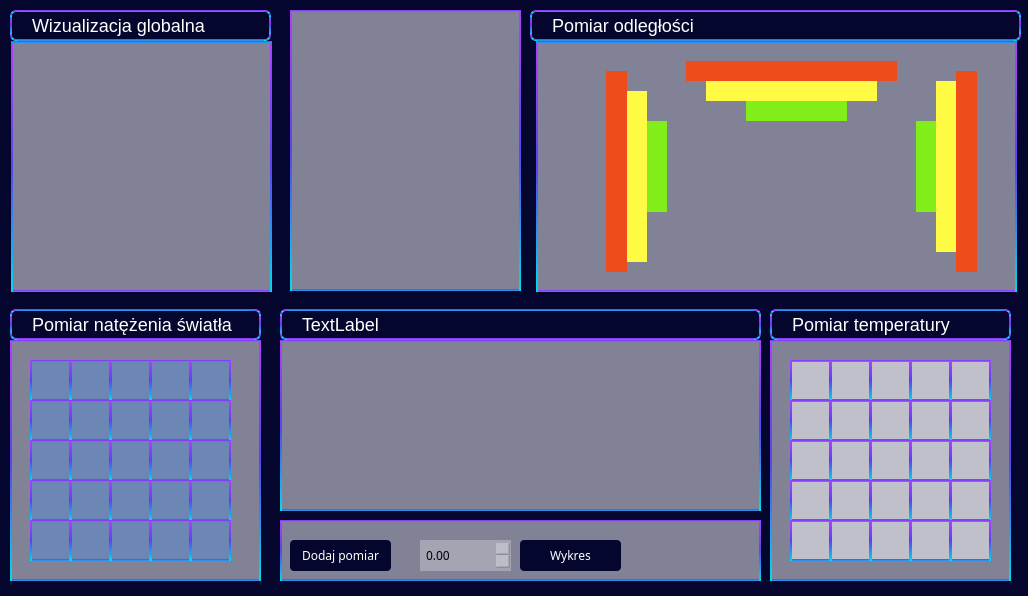
 <widget class="QWidget" name="NewWindow">
  <property name="geometry">
   <rect>
    <x>0</x>
    <y>0</y>
    <width>1028</width>
    <height>596</height>
   </rect>
  </property>
  <property name="windowTitle">
   <string>Form</string>
  </property>
  <property name="styleSheet">
   <string notr="true">background-color:  rgb(5, 6, 45);</string>
  </property>
  <widget class="QGroupBox" name="groupBox">
   <property name="geometry">
    <rect>
     <x>11</x>
     <y>41</y>
     <width>261</width>
     <height>251</height>
    </rect>
   </property>
   <property name="styleSheet">
    <string notr="true">background-color: rgba(255, 255, 255, 0.5);
  border: 2px solid qlineargradient(spread:pad, x1:0.5, y1:0, x2:0.5, y2:1, stop:0 rgba(175, 64, 255, 255), stop:0.5 rgba(91, 66, 243, 255), stop:1 rgba(0, 221, 235, 255));
  color: black;
  font-family: Phantomsans, sans-serif;
  text-decoration: none;
</string>
   </property>
   <property name="title">
    <string/>
   </property>
   <widget class="QLabel" name="labelCompass">
    <property name="geometry">
     <rect>
      <x>40</x>
      <y>50</y>
      <width>181</width>
      <height>171</height>
     </rect>
    </property>
    <property name="styleSheet">
     <string notr="true">border: none;
background: none;</string>
    </property>
    <property name="text">
     <string/>
    </property>
   </widget>
   <widget class="QLabel" name="labelArrow">
    <property name="geometry">
     <rect>
      <x>120</x>
      <y>70</y>
      <width>16</width>
      <height>51</height>
     </rect>
    </property>
    <property name="styleSheet">
     <string notr="true">border:none;
background: none;</string>
    </property>
    <property name="text">
     <string/>
    </property>
   </widget>
  </widget>
  <widget class="QGroupBox" name="groupBoxDistance">
   <property name="geometry">
    <rect>
     <x>536</x>
     <y>41</y>
     <width>481</width>
     <height>251</height>
    </rect>
   </property>
   <property name="styleSheet">
    <string notr="true">background-color: rgba(255, 255, 255, 0.5);
  border: 2px solid qlineargradient(spread:pad, x1:0.5, y1:0, x2:0.5, y2:1, stop:0 rgba(175, 64, 255, 255), stop:0.5 rgba(91, 66, 243, 255), stop:1 rgba(0, 221, 235, 255));
  color: black;
  font-family: Phantomsans, sans-serif;
  text-decoration: none;</string>
   </property>
   <property name="title">
    <string/>
   </property>
   <widget class="QLabel" name="greenPic1">
    <property name="geometry">
     <rect>
      <x>110</x>
      <y>80</y>
      <width>21</width>
      <height>91</height>
     </rect>
    </property>
    <property name="styleSheet">
     <string notr="true"> background-color:  #81ee1a;
border: none;
</string>
    </property>
    <property name="text">
     <string/>
    </property>
   </widget>
   <widget class="QLabel" name="greenPic3">
    <property name="geometry">
     <rect>
      <x>380</x>
      <y>80</y>
      <width>21</width>
      <height>91</height>
     </rect>
    </property>
    <property name="styleSheet">
     <string notr="true"> background-color:  #81ee1a;
border: none;
</string>
    </property>
    <property name="text">
     <string/>
    </property>
   </widget>
   <widget class="QLabel" name="yellowPic1">
    <property name="geometry">
     <rect>
      <x>90</x>
      <y>50</y>
      <width>21</width>
      <height>171</height>
     </rect>
    </property>
    <property name="styleSheet">
     <string notr="true"> background-color:  #fffa44;
border: none;
</string>
    </property>
    <property name="text">
     <string/>
    </property>
   </widget>
   <widget class="QLabel" name="yellowPic2">
    <property name="geometry">
     <rect>
      <x>170</x>
      <y>40</y>
      <width>171</width>
      <height>20</height>
     </rect>
    </property>
    <property name="styleSheet">
     <string notr="true"> background-color:  #fffa44;
border: none;
</string>
    </property>
    <property name="text">
     <string/>
    </property>
   </widget>
   <widget class="QLabel" name="yellowPic3">
    <property name="geometry">
     <rect>
      <x>400</x>
      <y>40</y>
      <width>21</width>
      <height>171</height>
     </rect>
    </property>
    <property name="styleSheet">
     <string notr="true"> background-color:  #fffa44;
border: none;</string>
    </property>
    <property name="text">
     <string/>
    </property>
   </widget>
   <widget class="QLabel" name="redPic2">
    <property name="geometry">
     <rect>
      <x>150</x>
      <y>20</y>
      <width>211</width>
      <height>20</height>
     </rect>
    </property>
    <property name="styleSheet">
     <string notr="true"> background-color:  #ee4c1a;
border: none;</string>
    </property>
    <property name="text">
     <string/>
    </property>
   </widget>
   <widget class="QLabel" name="redPic1">
    <property name="geometry">
     <rect>
      <x>70</x>
      <y>30</y>
      <width>21</width>
      <height>201</height>
     </rect>
    </property>
    <property name="styleSheet">
     <string notr="true"> background-color:  #ee4c1a;
border: none;
</string>
    </property>
    <property name="text">
     <string/>
    </property>
   </widget>
   <widget class="QLabel" name="redPic3">
    <property name="geometry">
     <rect>
      <x>420</x>
      <y>30</y>
      <width>21</width>
      <height>201</height>
     </rect>
    </property>
    <property name="styleSheet">
     <string notr="true"> background-color:  #ee4c1a;
border: none;</string>
    </property>
    <property name="text">
     <string/>
    </property>
   </widget>
   <widget class="QLabel" name="greenPic2">
    <property name="geometry">
     <rect>
      <x>210</x>
      <y>60</y>
      <width>101</width>
      <height>20</height>
     </rect>
    </property>
    <property name="styleSheet">
     <string notr="true"> background-color:  #81ee1a;
border: none;
</string>
    </property>
    <property name="text">
     <string/>
    </property>
   </widget>
   <widget class="QLabel" name="triangleLabel">
    <property name="geometry">
     <rect>
      <x>210</x>
      <y>130</y>
      <width>131</width>
      <height>91</height>
     </rect>
    </property>
    <property name="styleSheet">
     <string notr="true">background: none;
border: none;</string>
    </property>
    <property name="text">
     <string/>
    </property>
   </widget>
  </widget>
  <widget class="QGroupBox" name="lightBox">
   <property name="geometry">
    <rect>
     <x>10</x>
     <y>340</y>
     <width>251</width>
     <height>241</height>
    </rect>
   </property>
   <property name="styleSheet">
    <string notr="true">background-color: rgba(255, 255, 255, 0.5);
  border: 2px solid qlineargradient(spread:pad, x1:0.5, y1:0, x2:0.5, y2:1, stop:0 rgba(175, 64, 255, 255), stop:0.5 rgba(91, 66, 243, 255), stop:1 rgba(0, 221, 235, 255));
  color: black;
  font-family: Phantomsans, sans-serif;
  text-decoration: none;
</string>
   </property>
   <property name="title">
    <string/>
   </property>
   <widget class="QLabel" name="label5">
    <property name="geometry">
     <rect>
      <x>180</x>
      <y>20</y>
      <width>41</width>
      <height>41</height>
     </rect>
    </property>
    <property name="styleSheet">
     <string notr="true">background-color: rgba(59, 147, 252, 0.3);</string>
    </property>
    <property name="text">
     <string/>
    </property>
   </widget>
   <widget class="QLabel" name="label10">
    <property name="geometry">
     <rect>
      <x>180</x>
      <y>60</y>
      <width>41</width>
      <height>41</height>
     </rect>
    </property>
    <property name="styleSheet">
     <string notr="true">background-color: rgba(59, 147, 252, 0.3);</string>
    </property>
    <property name="text">
     <string/>
    </property>
   </widget>
   <widget class="QLabel" name="label15">
    <property name="geometry">
     <rect>
      <x>180</x>
      <y>100</y>
      <width>41</width>
      <height>41</height>
     </rect>
    </property>
    <property name="styleSheet">
     <string notr="true">background-color: rgba(59, 147, 252, 0.3);</string>
    </property>
    <property name="text">
     <string/>
    </property>
   </widget>
   <widget class="QLabel" name="label20">
    <property name="geometry">
     <rect>
      <x>180</x>
      <y>140</y>
      <width>41</width>
      <height>41</height>
     </rect>
    </property>
    <property name="styleSheet">
     <string notr="true">background-color: rgba(59, 147, 252, 0.3);</string>
    </property>
    <property name="text">
     <string/>
    </property>
   </widget>
   <widget class="QLabel" name="label4">
    <property name="geometry">
     <rect>
      <x>140</x>
      <y>20</y>
      <width>41</width>
      <height>41</height>
     </rect>
    </property>
    <property name="styleSheet">
     <string notr="true">background-color: rgba(59, 147, 252, 0.3);</string>
    </property>
    <property name="text">
     <string/>
    </property>
   </widget>
   <widget class="QLabel" name="label9">
    <property name="geometry">
     <rect>
      <x>140</x>
      <y>60</y>
      <width>41</width>
      <height>41</height>
     </rect>
    </property>
    <property name="styleSheet">
     <string notr="true">background-color: rgba(59, 147, 252, 0.3);</string>
    </property>
    <property name="text">
     <string/>
    </property>
   </widget>
   <widget class="QLabel" name="label14">
    <property name="geometry">
     <rect>
      <x>140</x>
      <y>100</y>
      <width>41</width>
      <height>41</height>
     </rect>
    </property>
    <property name="styleSheet">
     <string notr="true">background-color: rgba(59, 147, 252, 0.3);</string>
    </property>
    <property name="text">
     <string/>
    </property>
   </widget>
   <widget class="QLabel" name="label19">
    <property name="geometry">
     <rect>
      <x>140</x>
      <y>140</y>
      <width>41</width>
      <height>41</height>
     </rect>
    </property>
    <property name="styleSheet">
     <string notr="true">background-color: rgba(59, 147, 252, 0.3);</string>
    </property>
    <property name="text">
     <string/>
    </property>
   </widget>
   <widget class="QLabel" name="label3">
    <property name="geometry">
     <rect>
      <x>100</x>
      <y>20</y>
      <width>41</width>
      <height>41</height>
     </rect>
    </property>
    <property name="styleSheet">
     <string notr="true">background-color: rgba(59, 147, 252, 0.3);</string>
    </property>
    <property name="text">
     <string/>
    </property>
   </widget>
   <widget class="QLabel" name="label8">
    <property name="geometry">
     <rect>
      <x>100</x>
      <y>60</y>
      <width>41</width>
      <height>41</height>
     </rect>
    </property>
    <property name="styleSheet">
     <string notr="true">background-color: rgba(59, 147, 252, 0.3);</string>
    </property>
    <property name="text">
     <string/>
    </property>
   </widget>
   <widget class="QLabel" name="label13">
    <property name="geometry">
     <rect>
      <x>100</x>
      <y>100</y>
      <width>41</width>
      <height>41</height>
     </rect>
    </property>
    <property name="styleSheet">
     <string notr="true">background-color: rgba(59, 147, 252, 0.3);</string>
    </property>
    <property name="text">
     <string/>
    </property>
   </widget>
   <widget class="QLabel" name="label18">
    <property name="geometry">
     <rect>
      <x>100</x>
      <y>140</y>
      <width>41</width>
      <height>41</height>
     </rect>
    </property>
    <property name="styleSheet">
     <string notr="true">background-color: rgba(59, 147, 252, 0.3);</string>
    </property>
    <property name="text">
     <string/>
    </property>
   </widget>
   <widget class="QLabel" name="label2">
    <property name="geometry">
     <rect>
      <x>60</x>
      <y>20</y>
      <width>41</width>
      <height>41</height>
     </rect>
    </property>
    <property name="styleSheet">
     <string notr="true">background-color: rgba(59, 147, 252, 0.3);</string>
    </property>
    <property name="text">
     <string/>
    </property>
   </widget>
   <widget class="QLabel" name="label7">
    <property name="geometry">
     <rect>
      <x>60</x>
      <y>60</y>
      <width>41</width>
      <height>41</height>
     </rect>
    </property>
    <property name="styleSheet">
     <string notr="true">background-color: rgba(59, 147, 252, 0.3);</string>
    </property>
    <property name="text">
     <string/>
    </property>
   </widget>
   <widget class="QLabel" name="label12">
    <property name="geometry">
     <rect>
      <x>60</x>
      <y>100</y>
      <width>41</width>
      <height>41</height>
     </rect>
    </property>
    <property name="styleSheet">
     <string notr="true">background-color: rgba(59, 147, 252, 0.3);</string>
    </property>
    <property name="text">
     <string/>
    </property>
   </widget>
   <widget class="QLabel" name="label17">
    <property name="geometry">
     <rect>
      <x>60</x>
      <y>140</y>
      <width>41</width>
      <height>41</height>
     </rect>
    </property>
    <property name="styleSheet">
     <string notr="true">background-color: rgba(59, 147, 252, 0.3);</string>
    </property>
    <property name="text">
     <string/>
    </property>
   </widget>
   <widget class="QLabel" name="label1_2">
    <property name="geometry">
     <rect>
      <x>20</x>
      <y>20</y>
      <width>41</width>
      <height>41</height>
     </rect>
    </property>
    <property name="styleSheet">
     <string notr="true">background-color: rgba(59, 147, 252, 0.3);</string>
    </property>
    <property name="text">
     <string/>
    </property>
   </widget>
   <widget class="QLabel" name="label6">
    <property name="geometry">
     <rect>
      <x>20</x>
      <y>60</y>
      <width>41</width>
      <height>41</height>
     </rect>
    </property>
    <property name="styleSheet">
     <string notr="true">background-color: rgba(59, 147, 252, 0.3);</string>
    </property>
    <property name="text">
     <string/>
    </property>
   </widget>
   <widget class="QLabel" name="label11">
    <property name="geometry">
     <rect>
      <x>20</x>
      <y>100</y>
      <width>41</width>
      <height>41</height>
     </rect>
    </property>
    <property name="styleSheet">
     <string notr="true">background-color: rgba(59, 147, 252, 0.3);</string>
    </property>
    <property name="text">
     <string/>
    </property>
   </widget>
   <widget class="QLabel" name="label16">
    <property name="geometry">
     <rect>
      <x>20</x>
      <y>140</y>
      <width>41</width>
      <height>41</height>
     </rect>
    </property>
    <property name="styleSheet">
     <string notr="true">background-color: rgba(59, 147, 252, 0.3);</string>
    </property>
    <property name="text">
     <string/>
    </property>
   </widget>
   <widget class="QLabel" name="label23">
    <property name="geometry">
     <rect>
      <x>100</x>
      <y>180</y>
      <width>41</width>
      <height>41</height>
     </rect>
    </property>
    <property name="styleSheet">
     <string notr="true">background-color: rgba(59, 147, 252, 0.3);</string>
    </property>
    <property name="text">
     <string/>
    </property>
   </widget>
   <widget class="QLabel" name="label25">
    <property name="geometry">
     <rect>
      <x>180</x>
      <y>180</y>
      <width>41</width>
      <height>41</height>
     </rect>
    </property>
    <property name="styleSheet">
     <string notr="true">background-color: rgba(59, 147, 252, 0.3);</string>
    </property>
    <property name="text">
     <string/>
    </property>
   </widget>
   <widget class="QLabel" name="label24">
    <property name="geometry">
     <rect>
      <x>140</x>
      <y>180</y>
      <width>41</width>
      <height>41</height>
     </rect>
    </property>
    <property name="styleSheet">
     <string notr="true">background-color: rgba(59, 147, 252, 0.3);</string>
    </property>
    <property name="text">
     <string/>
    </property>
   </widget>
   <widget class="QLabel" name="label22">
    <property name="geometry">
     <rect>
      <x>60</x>
      <y>180</y>
      <width>41</width>
      <height>41</height>
     </rect>
    </property>
    <property name="styleSheet">
     <string notr="true">background-color: rgba(59, 147, 252, 0.3);</string>
    </property>
    <property name="text">
     <string/>
    </property>
   </widget>
   <widget class="QLabel" name="label21">
    <property name="geometry">
     <rect>
      <x>20</x>
      <y>180</y>
      <width>41</width>
      <height>41</height>
     </rect>
    </property>
    <property name="styleSheet">
     <string notr="true">background-color: rgba(59, 147, 252, 0.3);</string>
    </property>
    <property name="text">
     <string/>
    </property>
   </widget>
  </widget>
  <widget class="QGroupBox" name="temperatureBox">
   <property name="geometry">
    <rect>
     <x>770</x>
     <y>340</y>
     <width>241</width>
     <height>241</height>
    </rect>
   </property>
   <property name="styleSheet">
    <string notr="true">background-color: rgba(255, 255, 255, 0.5);
  border: 2px solid qlineargradient(spread:pad, x1:0.5, y1:0, x2:0.5, y2:1, stop:0 rgba(175, 64, 255, 255), stop:0.5 rgba(91, 66, 243, 255), stop:1 rgba(0, 221, 235, 255));
  color: black;
  font-family: Phantomsans, sans-serif;
  text-decoration: none;
</string>
   </property>
   <property name="title">
    <string/>
   </property>
   <widget class="QLabel" name="label1">
    <property name="geometry">
     <rect>
      <x>20</x>
      <y>20</y>
      <width>41</width>
      <height>41</height>
     </rect>
    </property>
    <property name="text">
     <string/>
    </property>
   </widget>
   <widget class="QLabel" name="label_2">
    <property name="geometry">
     <rect>
      <x>60</x>
      <y>20</y>
      <width>41</width>
      <height>41</height>
     </rect>
    </property>
    <property name="text">
     <string/>
    </property>
   </widget>
   <widget class="QLabel" name="label_3">
    <property name="geometry">
     <rect>
      <x>100</x>
      <y>20</y>
      <width>41</width>
      <height>41</height>
     </rect>
    </property>
    <property name="text">
     <string/>
    </property>
   </widget>
   <widget class="QLabel" name="label_4">
    <property name="geometry">
     <rect>
      <x>140</x>
      <y>20</y>
      <width>41</width>
      <height>41</height>
     </rect>
    </property>
    <property name="text">
     <string/>
    </property>
   </widget>
   <widget class="QLabel" name="label_5">
    <property name="geometry">
     <rect>
      <x>180</x>
      <y>20</y>
      <width>41</width>
      <height>41</height>
     </rect>
    </property>
    <property name="text">
     <string/>
    </property>
   </widget>
   <widget class="QLabel" name="label_6">
    <property name="geometry">
     <rect>
      <x>20</x>
      <y>60</y>
      <width>41</width>
      <height>41</height>
     </rect>
    </property>
    <property name="text">
     <string/>
    </property>
   </widget>
   <widget class="QLabel" name="label_7">
    <property name="geometry">
     <rect>
      <x>60</x>
      <y>60</y>
      <width>41</width>
      <height>41</height>
     </rect>
    </property>
    <property name="text">
     <string/>
    </property>
   </widget>
   <widget class="QLabel" name="label_8">
    <property name="geometry">
     <rect>
      <x>100</x>
      <y>60</y>
      <width>41</width>
      <height>41</height>
     </rect>
    </property>
    <property name="text">
     <string/>
    </property>
   </widget>
   <widget class="QLabel" name="label_9">
    <property name="geometry">
     <rect>
      <x>140</x>
      <y>60</y>
      <width>41</width>
      <height>41</height>
     </rect>
    </property>
    <property name="text">
     <string/>
    </property>
   </widget>
   <widget class="QLabel" name="label_10">
    <property name="geometry">
     <rect>
      <x>180</x>
      <y>60</y>
      <width>41</width>
      <height>41</height>
     </rect>
    </property>
    <property name="text">
     <string/>
    </property>
   </widget>
   <widget class="QLabel" name="label_11">
    <property name="geometry">
     <rect>
      <x>20</x>
      <y>100</y>
      <width>41</width>
      <height>41</height>
     </rect>
    </property>
    <property name="text">
     <string/>
    </property>
   </widget>
   <widget class="QLabel" name="label_12">
    <property name="geometry">
     <rect>
      <x>60</x>
      <y>100</y>
      <width>41</width>
      <height>41</height>
     </rect>
    </property>
    <property name="text">
     <string/>
    </property>
   </widget>
   <widget class="QLabel" name="label_13">
    <property name="geometry">
     <rect>
      <x>100</x>
      <y>100</y>
      <width>41</width>
      <height>41</height>
     </rect>
    </property>
    <property name="text">
     <string/>
    </property>
   </widget>
   <widget class="QLabel" name="label_14">
    <property name="geometry">
     <rect>
      <x>140</x>
      <y>100</y>
      <width>41</width>
      <height>41</height>
     </rect>
    </property>
    <property name="text">
     <string/>
    </property>
   </widget>
   <widget class="QLabel" name="label_15">
    <property name="geometry">
     <rect>
      <x>180</x>
      <y>100</y>
      <width>41</width>
      <height>41</height>
     </rect>
    </property>
    <property name="text">
     <string/>
    </property>
   </widget>
   <widget class="QLabel" name="label_16">
    <property name="geometry">
     <rect>
      <x>20</x>
      <y>140</y>
      <width>41</width>
      <height>41</height>
     </rect>
    </property>
    <property name="text">
     <string/>
    </property>
   </widget>
   <widget class="QLabel" name="label_17">
    <property name="geometry">
     <rect>
      <x>60</x>
      <y>140</y>
      <width>41</width>
      <height>41</height>
     </rect>
    </property>
    <property name="text">
     <string/>
    </property>
   </widget>
   <widget class="QLabel" name="label_18">
    <property name="geometry">
     <rect>
      <x>100</x>
      <y>140</y>
      <width>41</width>
      <height>41</height>
     </rect>
    </property>
    <property name="text">
     <string/>
    </property>
   </widget>
   <widget class="QLabel" name="label_19">
    <property name="geometry">
     <rect>
      <x>140</x>
      <y>140</y>
      <width>41</width>
      <height>41</height>
     </rect>
    </property>
    <property name="text">
     <string/>
    </property>
   </widget>
   <widget class="QLabel" name="label_20">
    <property name="geometry">
     <rect>
      <x>180</x>
      <y>140</y>
      <width>41</width>
      <height>41</height>
     </rect>
    </property>
    <property name="text">
     <string/>
    </property>
   </widget>
   <widget class="QLabel" name="label_21">
    <property name="geometry">
     <rect>
      <x>20</x>
      <y>180</y>
      <width>41</width>
      <height>41</height>
     </rect>
    </property>
    <property name="text">
     <string/>
    </property>
   </widget>
   <widget class="QLabel" name="label_22">
    <property name="geometry">
     <rect>
      <x>60</x>
      <y>180</y>
      <width>41</width>
      <height>41</height>
     </rect>
    </property>
    <property name="text">
     <string/>
    </property>
   </widget>
   <widget class="QLabel" name="label_23">
    <property name="geometry">
     <rect>
      <x>100</x>
      <y>180</y>
      <width>41</width>
      <height>41</height>
     </rect>
    </property>
    <property name="text">
     <string/>
    </property>
   </widget>
   <widget class="QLabel" name="label_24">
    <property name="geometry">
     <rect>
      <x>140</x>
      <y>180</y>
      <width>41</width>
      <height>41</height>
     </rect>
    </property>
    <property name="text">
     <string/>
    </property>
   </widget>
   <widget class="QLabel" name="label_25">
    <property name="geometry">
     <rect>
      <x>180</x>
      <y>180</y>
      <width>41</width>
      <height>41</height>
     </rect>
    </property>
    <property name="text">
     <string/>
    </property>
   </widget>
  </widget>
  <widget class="QGroupBox" name="groupBox_3">
   <property name="geometry">
    <rect>
     <x>290</x>
     <y>10</y>
     <width>231</width>
     <height>281</height>
    </rect>
   </property>
   <property name="styleSheet">
    <string notr="true">background-color: rgba(255, 255, 255, 0.5);
  border: 2px solid qlineargradient(spread:pad, x1:0.5, y1:0, x2:0.5, y2:1, stop:0 rgba(175, 64, 255, 255), stop:0.5 rgba(91, 66, 243, 255), stop:1 rgba(0, 221, 235, 255));
  color: black;
  font-family: Phantomsans, sans-serif;
  text-decoration: none;
</string>
   </property>
   <property name="title">
    <string/>
   </property>
  </widget>
  <widget class="QGroupBox" name="groupBox_5">
   <property name="geometry">
    <rect>
     <x>280</x>
     <y>520</y>
     <width>481</width>
     <height>61</height>
    </rect>
   </property>
   <property name="styleSheet">
    <string notr="true">background-color: rgba(255, 255, 255, 0.5);
  border: 2px solid qlineargradient(spread:pad, x1:0.5, y1:0, x2:0.5, y2:1, stop:0 rgba(175, 64, 255, 255), stop:0.5 rgba(91, 66, 243, 255), stop:1 rgba(0, 221, 235, 255));
  color: black;
  font-family: Phantomsans, sans-serif;
  text-decoration: none;
</string>
   </property>
   <property name="title">
    <string/>
   </property>
   <widget class="QPushButton" name="lightButton">
    <property name="geometry">
     <rect>
      <x>10</x>
      <y>20</y>
      <width>101</width>
      <height>31</height>
     </rect>
    </property>
    <property name="styleSheet">
     <string notr="true">.QPushButton {

border-radius: 4px;
  background-color: rgb(5, 6, 45);
  border: none;
  color: #FFFFFF;
  text-align: center;
  padding: 5px;

  white-space: nowrap;

}

.QPushButton:hover {
  background-color: qlineargradient(spread:pad, x1:0.5, y1:0, x2:0.5, y2:1, stop:0 rgba(175, 64, 255, 255), stop:0.5 rgba(91, 66, 243, 255), stop:1 rgba(0, 221, 235, 255));
  color: rgb(255, 255, 255);
}

.QPushButton:pressed {
    background-color: rgb(5, 6, 45);
    border: 2px solid  qlineargradient(spread:pad, x1:0.5, y1:0, x2:0.5, y2:1, stop:0 rgba(175, 64, 255, 255), stop:0.5 rgba(91, 66, 243, 255), stop:1 rgba(0, 221, 235, 255));
}</string>
    </property>
    <property name="text">
     <string>Dodaj pomiar</string>
    </property>
   </widget>
   <widget class="QDoubleSpinBox" name="lightSpinBox">
    <property name="geometry">
     <rect>
      <x>140</x>
      <y>20</y>
      <width>91</width>
      <height>31</height>
     </rect>
    </property>
    <property name="styleSheet">
     <string notr="true">background-color: rgba(255, 255, 255, 70);
border: none;
padding: 4px;</string>
    </property>
   </widget>
   <widget class="QPushButton" name="pushButtonTemperature">
    <property name="geometry">
     <rect>
      <x>240</x>
      <y>20</y>
      <width>101</width>
      <height>31</height>
     </rect>
    </property>
    <property name="styleSheet">
     <string notr="true">.QPushButton {

border-radius: 4px;
  background-color: rgb(5, 6, 45);
  border: none;
  color: #FFFFFF;
  text-align: center;
  padding: 5px;

  white-space: nowrap;

}

.QPushButton:hover {
  background-color: qlineargradient(spread:pad, x1:0.5, y1:0, x2:0.5, y2:1, stop:0 rgba(175, 64, 255, 255), stop:0.5 rgba(91, 66, 243, 255), stop:1 rgba(0, 221, 235, 255));
  color: rgb(255, 255, 255);
}

.QPushButton:pressed {
    background-color: rgb(5, 6, 45);
    border: 2px solid  qlineargradient(spread:pad, x1:0.5, y1:0, x2:0.5, y2:1, stop:0 rgba(175, 64, 255, 255), stop:0.5 rgba(91, 66, 243, 255), stop:1 rgba(0, 221, 235, 255));
}</string>
    </property>
    <property name="text">
     <string>Wykres</string>
    </property>
   </widget>
  </widget>
  <widget class="QGroupBox" name="groupBox_4">
   <property name="geometry">
    <rect>
     <x>280</x>
     <y>340</y>
     <width>481</width>
     <height>171</height>
    </rect>
   </property>
   <property name="styleSheet">
    <string notr="true">background-color: rgba(255, 255, 255, 0.5);
  border: 2px solid qlineargradient(spread:pad, x1:0.5, y1:0, x2:0.5, y2:1, stop:0 rgba(175, 64, 255, 255), stop:0.5 rgba(91, 66, 243, 255), stop:1 rgba(0, 221, 235, 255));
  color: black;
  font-family: Phantomsans, sans-serif;
  text-decoration: none;
</string>
   </property>
   <property name="title">
    <string/>
   </property>
  </widget>
  <widget class="QLabel" name="label">
   <property name="geometry">
    <rect>
     <x>10</x>
     <y>309</y>
     <width>251</width>
     <height>31</height>
    </rect>
   </property>
   <property name="styleSheet">
    <string notr="true">  align-items: center;
  appearance: none;
  background-image: radial-gradient(100% 100% at 100% 0, #5adaff 0, #5468ff 100%);
  border: 2px solid qlineargradient(spread:pad, x1:0.5, y1:0, x2:0.5, y2:1, stop:0 rgba(175, 64, 255, 255), stop:0.5 rgba(91, 66, 243, 255), stop:1 rgba(0, 221, 235, 255));
  border-radius: 6px;
  box-shadow: rgba(45, 35, 66, .4) 0 2px 4px,rgba(45, 35, 66, .3) 0 7px 13px -3px,rgba(58, 65, 111, .5) 0 -3px 0 inset;
  box-sizing: border-box;
  color: #fff;
  cursor: pointer;
  display: inline-flex;
  font-family: &quot;JetBrains Mono&quot;,monospace;
  height: 48px;
  justify-content: center;
  line-height: 1;
  list-style: none;
  overflow: hidden;
  padding-left: 16px;
  padding-right: 16px;
  position: relative;
  text-align: left;
  text-decoration: none;
  transition: box-shadow .15s,transform .15s;
  user-select: none;
  -webkit-user-select: none;
  touch-action: manipulation;
  white-space: nowrap;
  will-change: box-shadow,transform;
  font-size: 18px;



</string>
   </property>
   <property name="text">
    <string>Pomiar natężenia światła</string>
   </property>
  </widget>
  <widget class="QLabel" name="label_26">
   <property name="geometry">
    <rect>
     <x>280</x>
     <y>309</y>
     <width>481</width>
     <height>31</height>
    </rect>
   </property>
   <property name="styleSheet">
    <string notr="true">  align-items: center;
  appearance: none;
  background-image: radial-gradient(100% 100% at 100% 0, #5adaff 0, #5468ff 100%);
  border: 2px solid qlineargradient(spread:pad, x1:0.5, y1:0, x2:0.5, y2:1, stop:0 rgba(175, 64, 255, 255), stop:0.5 rgba(91, 66, 243, 255), stop:1 rgba(0, 221, 235, 255));
  border-radius: 6px;
  box-shadow: rgba(45, 35, 66, .4) 0 2px 4px,rgba(45, 35, 66, .3) 0 7px 13px -3px,rgba(58, 65, 111, .5) 0 -3px 0 inset;
  box-sizing: border-box;
  color: #fff;
  cursor: pointer;
  display: inline-flex;
  font-family: &quot;JetBrains Mono&quot;,monospace;
  height: 48px;
  justify-content: center;
  line-height: 1;
  list-style: none;
  overflow: hidden;
  padding-left: 16px;
  padding-right: 16px;
  position: relative;
  text-align: left;
  text-decoration: none;
  transition: box-shadow .15s,transform .15s;
  user-select: none;
  -webkit-user-select: none;
  touch-action: manipulation;
  white-space: nowrap;
  will-change: box-shadow,transform;
  font-size: 18px;



</string>
   </property>
   <property name="text">
    <string>TextLabel</string>
   </property>
  </widget>
  <widget class="QLabel" name="label_27">
   <property name="geometry">
    <rect>
     <x>770</x>
     <y>309</y>
     <width>241</width>
     <height>31</height>
    </rect>
   </property>
   <property name="styleSheet">
    <string notr="true">  align-items: center;
  appearance: none;
  background-image: radial-gradient(100% 100% at 100% 0, #5adaff 0, #5468ff 100%);
  border: 2px solid qlineargradient(spread:pad, x1:0.5, y1:0, x2:0.5, y2:1, stop:0 rgba(175, 64, 255, 255), stop:0.5 rgba(91, 66, 243, 255), stop:1 rgba(0, 221, 235, 255));
  border-radius: 6px;
  box-shadow: rgba(45, 35, 66, .4) 0 2px 4px,rgba(45, 35, 66, .3) 0 7px 13px -3px,rgba(58, 65, 111, .5) 0 -3px 0 inset;
  box-sizing: border-box;
  color: #fff;
  cursor: pointer;
  display: inline-flex;
  font-family: &quot;JetBrains Mono&quot;,monospace;
  height: 48px;
  justify-content: center;
  line-height: 1;
  list-style: none;
  overflow: hidden;
  padding-left: 16px;
  padding-right: 16px;
  position: relative;
  text-align: left;
  text-decoration: none;
  transition: box-shadow .15s,transform .15s;
  user-select: none;
  -webkit-user-select: none;
  touch-action: manipulation;
  white-space: nowrap;
  will-change: box-shadow,transform;
  font-size: 18px;



</string>
   </property>
   <property name="text">
    <string>Pomiar temperatury</string>
   </property>
  </widget>
  <widget class="QLabel" name="label_28">
   <property name="geometry">
    <rect>
     <x>10</x>
     <y>10</y>
     <width>261</width>
     <height>31</height>
    </rect>
   </property>
   <property name="styleSheet">
    <string notr="true">  align-items: center;
  appearance: none;
  background-image: radial-gradient(100% 100% at 100% 0, #5adaff 0, #5468ff 100%);
  border: 2px solid qlineargradient(spread:pad, x1:0.5, y1:0, x2:0.5, y2:1, stop:0 rgba(175, 64, 255, 255), stop:0.5 rgba(91, 66, 243, 255), stop:1 rgba(0, 221, 235, 255));
  border-radius: 6px;
  box-shadow: rgba(45, 35, 66, .4) 0 2px 4px,rgba(45, 35, 66, .3) 0 7px 13px -3px,rgba(58, 65, 111, .5) 0 -3px 0 inset;
  box-sizing: border-box;
  color: #fff;
  cursor: pointer;
  display: inline-flex;
  font-family: &quot;JetBrains Mono&quot;,monospace;
  height: 48px;
  justify-content: center;
  line-height: 1;
  list-style: none;
  overflow: hidden;
  padding-left: 16px;
  padding-right: 16px;
  position: relative;
  text-align: left;
  text-decoration: none;
  transition: box-shadow .15s,transform .15s;
  user-select: none;
  -webkit-user-select: none;
  touch-action: manipulation;
  white-space: nowrap;
  will-change: box-shadow,transform;
  font-size: 18px;



</string>
   </property>
   <property name="text">
    <string>Wizualizacja globalna</string>
   </property>
  </widget>
  <widget class="QLabel" name="label_29">
   <property name="geometry">
    <rect>
     <x>530</x>
     <y>10</y>
     <width>491</width>
     <height>31</height>
    </rect>
   </property>
   <property name="styleSheet">
    <string notr="true">  align-items: center;
  appearance: none;
  background-image: radial-gradient(100% 100% at 100% 0, #5adaff 0, #5468ff 100%);
  border: 2px solid qlineargradient(spread:pad, x1:0.5, y1:0, x2:0.5, y2:1, stop:0 rgba(175, 64, 255, 255), stop:0.5 rgba(91, 66, 243, 255), stop:1 rgba(0, 221, 235, 255));
  border-radius: 6px;
  box-shadow: rgba(45, 35, 66, .4) 0 2px 4px,rgba(45, 35, 66, .3) 0 7px 13px -3px,rgba(58, 65, 111, .5) 0 -3px 0 inset;
  box-sizing: border-box;
  color: #fff;
  cursor: pointer;
  display: inline-flex;
  font-family: &quot;JetBrains Mono&quot;,monospace;
  height: 48px;
  justify-content: center;
  line-height: 1;
  list-style: none;
  overflow: hidden;
  padding-left: 16px;
  padding-right: 16px;
  position: relative;
  text-align: left;
  text-decoration: none;
  transition: box-shadow .15s,transform .15s;
  user-select: none;
  -webkit-user-select: none;
  touch-action: manipulation;
  white-space: nowrap;
  will-change: box-shadow,transform;
  font-size: 18px;



</string>
   </property>
   <property name="text">
    <string>Pomiar odległości</string>
   </property>
  </widget>
 </widget>
